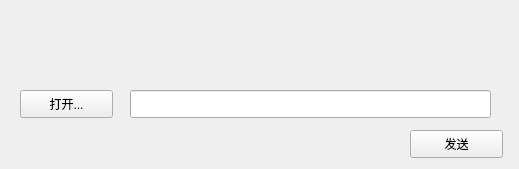
<?xml version="1.0" encoding="UTF-8"?>
<ui version="4.0">
 <class>SendFile</class>
 <widget class="QWidget" name="SendFile">
  <property name="geometry">
   <rect>
    <x>0</x>
    <y>0</y>
    <width>519</width>
    <height>169</height>
   </rect>
  </property>
  <property name="sizePolicy">
   <sizepolicy hsizetype="Fixed" vsizetype="Fixed">
    <horstretch>0</horstretch>
    <verstretch>0</verstretch>
   </sizepolicy>
  </property>
  <property name="minimumSize">
   <size>
    <width>519</width>
    <height>169</height>
   </size>
  </property>
  <property name="maximumSize">
   <size>
    <width>519</width>
    <height>619</height>
   </size>
  </property>
  <property name="windowTitle">
   <string>SendFile</string>
  </property>
  <widget class="QWidget" name="titleWidget" native="true">
   <property name="geometry">
    <rect>
     <x>0</x>
     <y>0</y>
     <width>519</width>
     <height>50</height>
    </rect>
   </property>
   <property name="titleskin" stdset="0">
    <bool>true</bool>
   </property>
  </widget>
  <widget class="QWidget" name="bodyWidget" native="true">
   <property name="geometry">
    <rect>
     <x>0</x>
     <y>50</y>
     <width>519</width>
     <height>119</height>
    </rect>
   </property>
   <property name="bottomskin" stdset="0">
    <bool>true</bool>
   </property>
   <widget class="QPushButton" name="openBtn">
    <property name="geometry">
     <rect>
      <x>20</x>
      <y>40</y>
      <width>93</width>
      <height>28</height>
     </rect>
    </property>
    <property name="text">
     <string>打开...</string>
    </property>
   </widget>
   <widget class="QPushButton" name="sendBtn">
    <property name="geometry">
     <rect>
      <x>410</x>
      <y>80</y>
      <width>93</width>
      <height>28</height>
     </rect>
    </property>
    <property name="text">
     <string>发送</string>
    </property>
   </widget>
   <widget class="QLineEdit" name="lineEdit">
    <property name="geometry">
     <rect>
      <x>130</x>
      <y>40</y>
      <width>361</width>
      <height>28</height>
     </rect>
    </property>
   </widget>
  </widget>
 </widget>
 <layoutdefault spacing="6" margin="11"/>
 <resources/>
 <connections/>
</ui>
